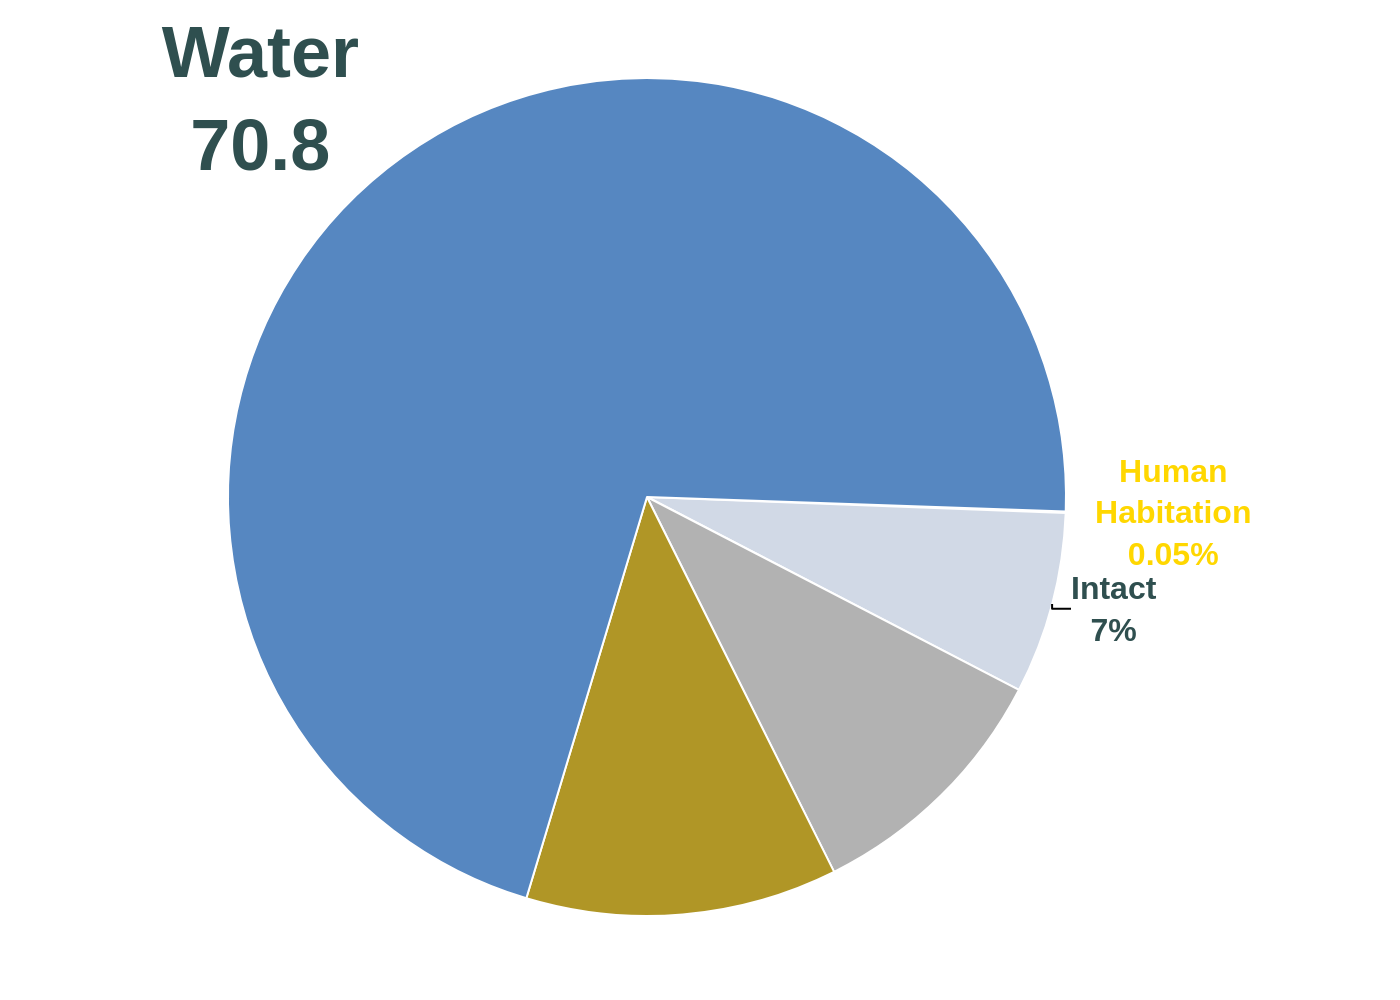

This figure's Python source:
import sys
import json
import plotly.graph_objects as go
from pathlib import Path

# Check if a file path is provided as a command-line argument
if len(sys.argv) != 2:
    print("Usage: python generate_chart.py <path_to_json_file>")
    sys.exit(1)

json_file_path = Path(sys.argv[1])
output_filename_base = json_file_path.stem

# Read data from the specified JSON file
try:
    with open(json_file_path, 'r', encoding='utf-8') as f:
        chart_data = json.load(f)
except FileNotFoundError:
    print(f"Error: The file {json_file_path} was not found.")
    sys.exit(1)
except json.JSONDecodeError:
    print(f"Error: The file {json_file_path} is not a valid JSON file.")
    sys.exit(1)

# Extract data and settings from the JSON structure
data = chart_data['chart_data']
labels = [item['label'] for item in data]
values = [item['value'] for item in data]
slice_colors = chart_data['colors']
text_colors = [item['text_color'] for item in data]
font_sizes = [item['font_size'] for item in data]

# Generate the text to display on each slice
texts_on_pie = []
for item in data:
    # Split label by <br> to bold each line individually
    label_parts = item['label'].split('<br>')
    bold_label = '<b>' + '</b><br><b>'.join(label_parts) + '</b>'
    
    # Format text: Water has no %, others do
    if item['label'] == 'Water':
        display_text = f"{bold_label}<br><b>{item['value']}</b>"
    else:
        display_text = f"{bold_label}<br><b>{item['value']}%</b>"
    texts_on_pie.append(display_text)

# Create the pie chart figure
fig = go.Figure()

fig.add_trace(go.Pie(
    labels=labels,
    values=values,
    text=texts_on_pie,
    textinfo='text',
    marker=dict(colors=slice_colors, line=dict(color='#FFFFFF', width=1)),
    textfont=dict(
        family="Arial",
        size=font_sizes,
        color=text_colors
    ),
    textposition='outside',
    hole=0,
    sort=False,
    direction='clockwise',
    rotation=92 # Start the first slice near the top
))

# Update layout for a clean appearance
fig.update_layout(
    showlegend=False,
    paper_bgcolor='rgba(0,0,0,0)',
    plot_bgcolor='rgba(0,0,0,0)',
    margin=dict(l=80, r=80, t=20, b=20),
    font=dict(family="Arial")
)

# Define the output file path
output_image_path = f"{output_filename_base}.png"

# Save the figure as a PNG image
fig.write_image(output_image_path, scale=2)

print(f"Chart saved to {output_image_path}")
